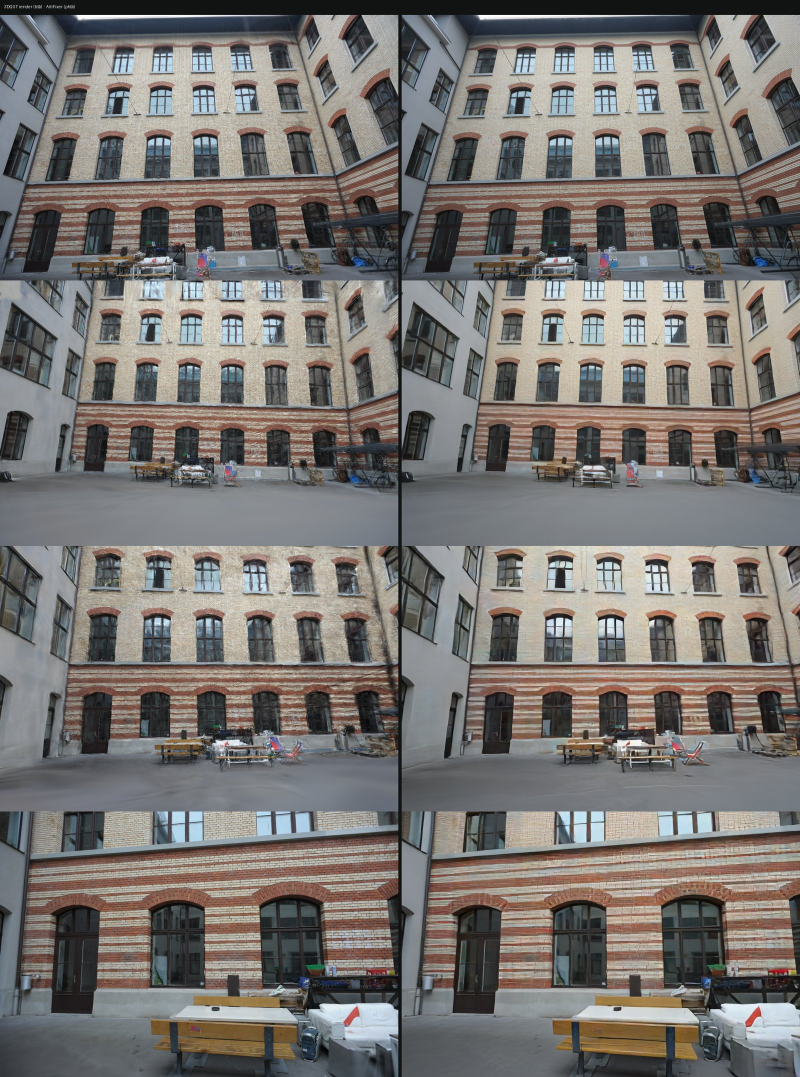
#> input picture publish/compare.jpg, 1600 x 2154 px (shown at 1/2 size)
$ python -i geometry.py   (imports and definitions only)
#> lines starting #> are read from the running program, lines starting #| are printed output that depends on the picture
"""OpenCV world→camera conventions. All pixel transforms are explicit affine maps."""
import json
import struct
from pathlib import Path
import numpy as np
from PIL import Image, ImageOps
from scipy.spatial.transform import Rotation
from plyfile import PlyData, PlyElement


def preprocess(path: Path, size=518, train_max=1024):
#> called with path = '../publish/compare.jpg', size = 518, train_max = 1024
    with Image.open(path) as source:
#> source is the input picture: PIL image 1600x2154 RGB; mean R, G, B 120, 116.2, 113
        img = ImageOps.exif_transpose(source).convert("RGB")
    w, h = img.size
#> w = 1600; h = 2154
    scale = size / max(w, h)
#> scale = 0.24
    rw, rh = max(1, round(w * scale)), max(1, round(h * scale))
#> rw = 385; rh = 518
    left, top = (size - rw) // 2, (size - rh) // 2
#> left = 66; top = 0
    canvas = Image.new("RGB", (size, size), (255, 255, 255))
#> canvas: PIL image 518x518 RGB; every value is 255
    canvas.paste(img.resize((rw, rh), Image.Resampling.BICUBIC), (left, top))
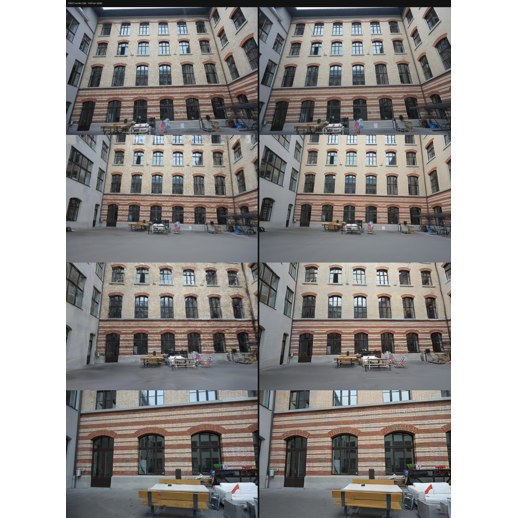
#> canvas: PIL image 518x518 RGB; mean R, G, B 154.7, 151.8, 149.5
    mask = np.zeros((size, size), bool)
    mask[top:top + rh, left:left + rw] = True
    train_scale = min(1, train_max / max(w, h))
#> train_scale = 0.475
    tw, th = round(w * train_scale), round(h * train_scale)
#> tw = 761; th = 1024
    # Pixel centers: u' = s * (u + 0.5) - 0.5 + padding.
    A = np.array([[rw/w, 0, left + (rw/w - 1)/2], [0, rh/h, top + (rh/h - 1)/2], [0, 0, 1]])
    B = np.array([[tw/w, 0, (tw/w - 1)/2], [0, th/h, (th/h - 1)/2], [0, 0, 1]])
    meta = {"original_wh": [w,h], "resized_wh": [rw,rh], "padding_lt": [left,top], "train_wh": [tw,th], "original_to_model": A.tolist(), "original_to_train": B.tolist()}
    return np.asarray(canvas), mask, img.resize((tw, th), Image.Resampling.LANCZOS), meta


def train_intrinsics(K, meta):
    return np.asarray(meta["original_to_train"]) @ np.linalg.inv(meta["original_to_model"]) @ K


# [120 lines left out: functions unproject, project, camera_to_viewer, write_ply, write_colmap, consistent_points and 1 more, not called in this run]

>>> result = preprocess('../publish/compare.jpg')

$ run again, on publish/fixed_00000.png
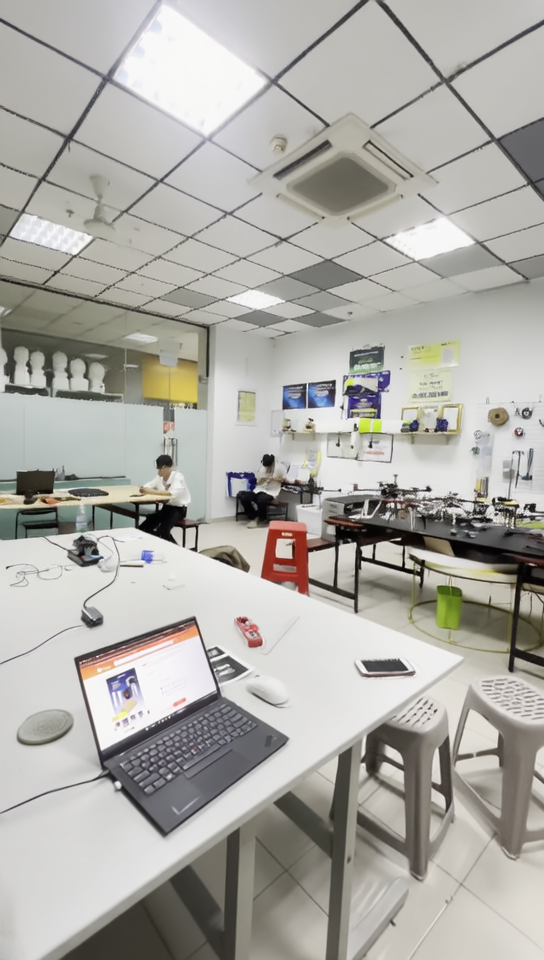
#> input picture publish/fixed_00000.png, 544 x 960 px
#> in preprocess, source is the input picture: PIL image 544x960 RGB; mean R, G, B 173.4, 171.6, 166.3
#> in preprocess, `canvas.paste(img.resize((rw, rh), Image.Resampling.BICUBIC), (left, to..`:
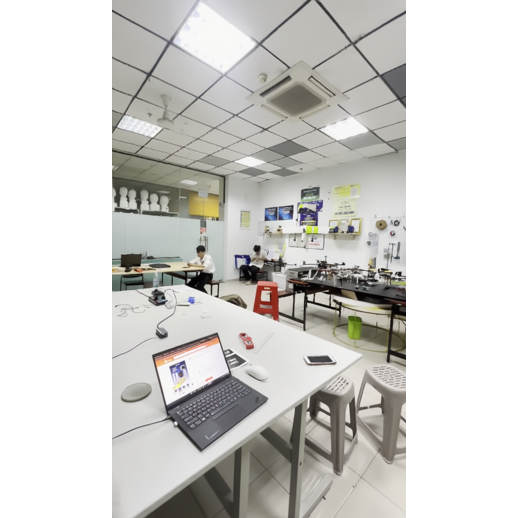
#> canvas: PIL image 518x518 RGB; mean R, G, B 208.7, 207.7, 204.7

$ run again, on publish/fixed_00020.png
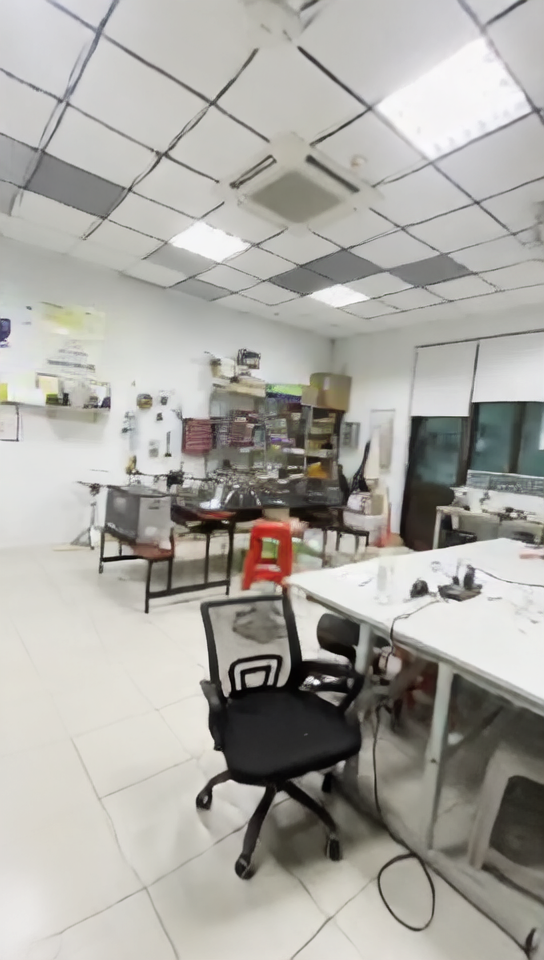
#> input picture publish/fixed_00020.png, 544 x 960 px
#> in preprocess, source is the input picture: PIL image 544x960 RGB; mean R, G, B 170.4, 168.5, 163
#> in preprocess, `canvas.paste(img.resize((rw, rh), Image.Resampling.BICUBIC), (left, to..`:
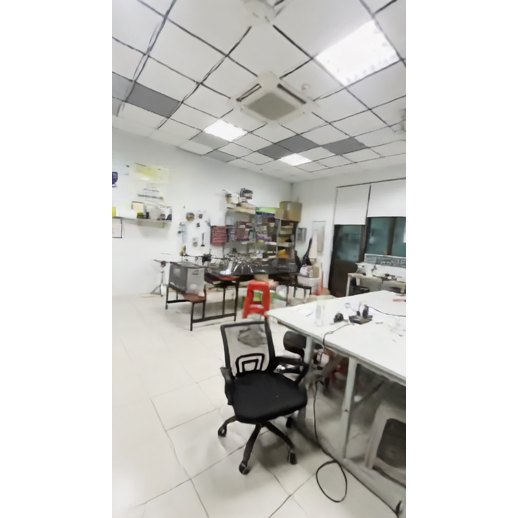
#> canvas: PIL image 518x518 RGB; mean R, G, B 207, 205.9, 202.8

$ run again, on publish/fixed_00040.png
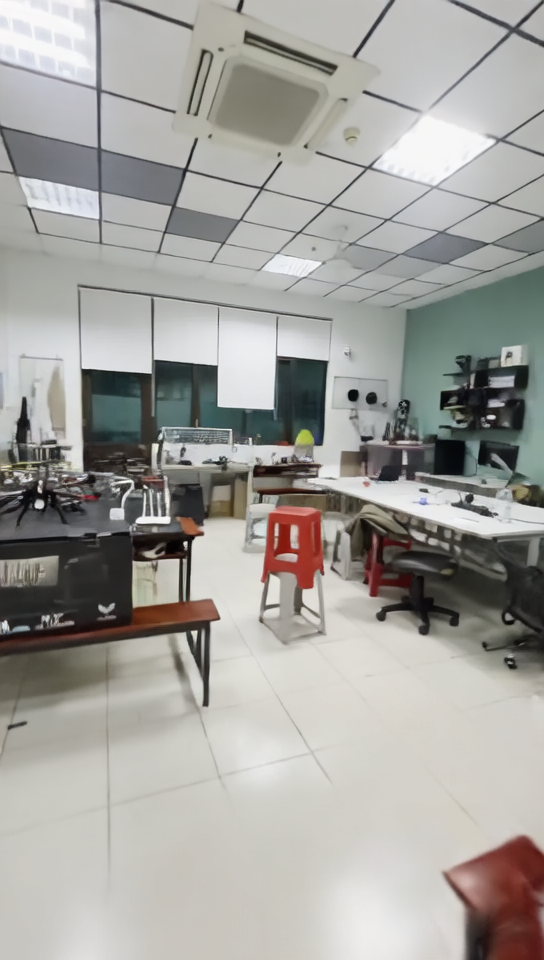
#> input picture publish/fixed_00040.png, 544 x 960 px
#> in preprocess, source is the input picture: PIL image 544x960 RGB; mean R, G, B 163.1, 161.7, 157.5
#> in preprocess, `canvas.paste(img.resize((rw, rh), Image.Resampling.BICUBIC), (left, to..`:
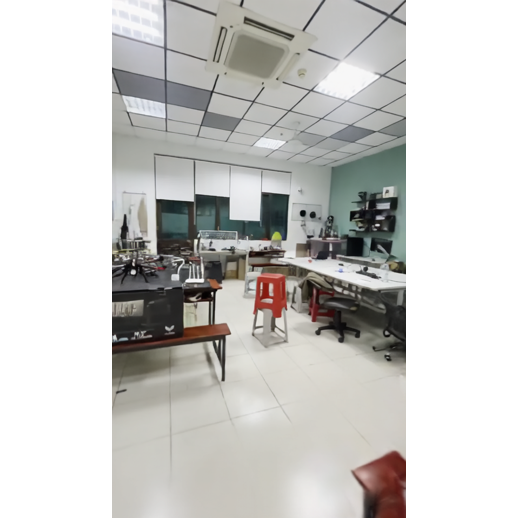
#> canvas: PIL image 518x518 RGB; mean R, G, B 202.9, 202.1, 199.6
